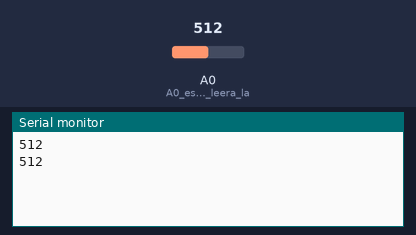
A sketch run on a simulated Arduino Uno, built with avr-gcc and run on an emulated ATmega328P. Shown: the last lines printed to the serial monitor. The test bench sets the inputs (shaded band); at power-on: A0 (A0_es_el_pin_que_leera_la) = 512.

Above: at 1.8 s.
1.9 s: A0 (A0_es_el_pin_que_leera_la) set to 716
At 2.8 s:
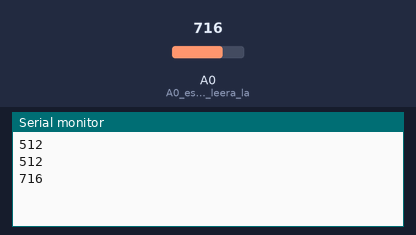
3.4 s: A0 (A0_es_el_pin_que_leera_la) set to 900
At 4.8 s:
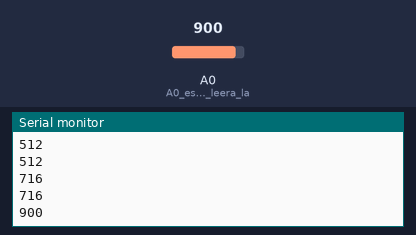
Timing chart, 0 to 6.4 s (numbered marks = the images above; inputs shaded):
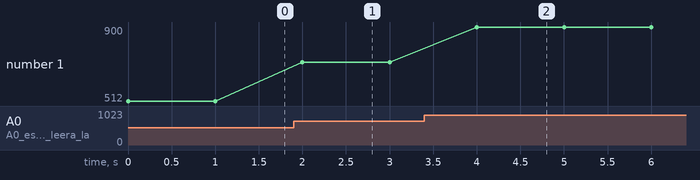

The sketch:

P6_e1.ino
```cpp
void setup() {
  Serial.begin(9600); // Se inicia la comunicacion serial
  pinMode(A0,INPUT);  //A0 es el pin que leera la entrada analogica

}

void loop() {
  int val_analog = analogRead(A0);  // la lectura analogica se convierte a valores enteros
  Serial.println(val_analog);  // se indica que se imprima la lectura analogica
  delay(1000);

}
```

Measured:
- after the input at 1.9 s, the serial monitor: prints a new line after 0.10 s (image 1)
- after the input at 3.4 s, the serial monitor: prints a new line after 0.60 s (image 2)
- plotted number 1: 512 → 716 after the input at 1.9 s, 716 → 900 after the input at 3.4 s
